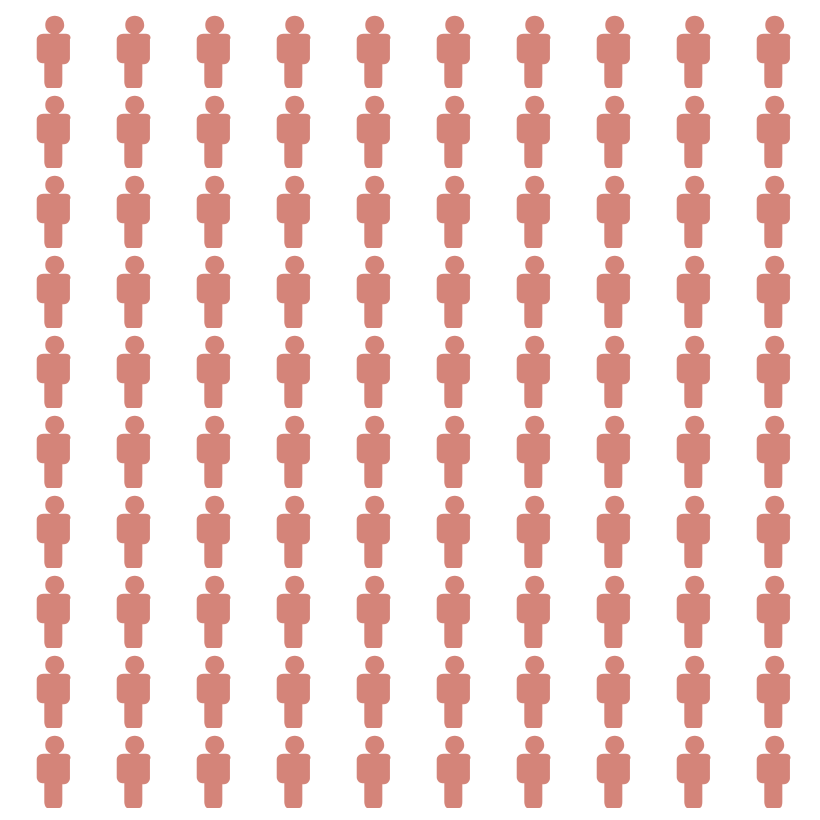

Vega-Lite specification stored for this chart:
### Vega specification from a JSON file in a GitHub repository (floating-point values rounded to 4 significant figures)
{"$schema": "https://vega.github.io/schema/vega/v5.json", "autosize": "pad", "padding": 5, "width": 400, "height": 400, "style": "cell", "data": [{"name": "highlight_store"}, {"name": "source_0", "values": [{"id": 1}, {"id": 2}, {"id": 3}, {"id": 4}, {"id": 5}, {"id": 6}, {"id": 7}, {"id": 8}, {"id": 9}, {"id": 10}, {"id": 11}, {"id": 12}, {"id": 13}, {"id": 14}, {"id": 15}, {"id": 16}, {"id": 17}, {"id": 18}, {"id": 19}, {"id": 20}, {"id": 21}, {"id": 22}, {"id": 23}, {"id": 24}, {"id": 25}, {"id": 26}, {"id": 27}, {"id": 28}, {"id": 29}, {"id": 30}, {"id": 31}, {"id": 32}, {"id": 33}, {"id": 34}, {"id": 35}, {"id": 36}, {"id": 37}, {"id": 38}, {"id": 39}, {"id": 40}, {"id": 41}, {"id": 42}, {"id": 43}, {"id": 44}, {"id": 45}, {"id": 46}, {"id": 47}, {"id": 48}, {"id": 49}, {"id": 50}, {"id": 51}, {"id": 52}, {"id": 53}, {"id": 54}, {"id": 55}, {"id": 56}, {"id": 57}, {"id": 58}, {"id": 59}, {"id": 60}, {"id": 61}, {"id": 62}, {"id": 63}, {"id": 64}, {"id": 65}, {"id": 66}, {"id": 67}, {"id": 68}, {"id": 69}, {"id": 70}, {"id": 71}, {"id": 72}, {"id": 73}, {"id": 74}, {"id": 75}, {"id": 76}, {"id": 77}, {"id": 78}, {"id": 79}, {"id": 80}, {"id": 81}, {"id": 82}, {"id": 83}, {"id": 84}, {"id": 85}, {"id": 86}, {"id": 87}, {"id": 88}, {"id": 89}, {"id": 90}, {"id": 91}, {"id": 92}, {"id": 93}, {"id": 94}, {"id": 95}, {"id": 96}, {"id": 97}, {"id": 98}, {"id": 99}, {"id": 100}]}, {"name": "data_0", "source": "source_0", "transform": [{"type": "formula", "expr": "ceil (datum.id/10)", "as": "col"}, {"type": "formula", "expr": "datum.id - datum.col*10", "as": "row"}]}], "signals": [{"name": "unit", "value": {}, "on": [{"events": "mousemove", "update": "isTuple(group()) ? group() : unit"}]}, {"name": "highlight", "update": "vlSelectionResolve(\"highlight_store\")"}, {"name": "highlight_x", "value": [], "on": [{"events": {"source": "scope", "type": "mousedown", "filter": ["!event.item || event.item.mark.name !== \"highlight_brush\""]}, "update": "[x(unit), x(unit)]"}, {"events": {"source": "window", "type": "mousemove", "consume": true, "between": [{"source": "scope", "type": "mousedown", "filter": ["!event.item || event.item.mark.name !== \"highlight_brush\""]}, {"source": "window", "type": "mouseup"}]}, "update": "[highlight_x[0], clamp(x(unit), 0, width)]"}, {"events": {"signal": "highlight_scale_trigger"}, "update": "[0, 0]"}, {"events": {"signal": "highlight_translate_delta"}, "update": "clampRange(panLinear(highlight_translate_anchor.extent_x, highlight_translate_delta.x / span(highlight_translate_anchor.extent_x)), 0, width)"}, {"events": {"signal": "highlight_zoom_delta"}, "update": "clampRange(zoomLinear(highlight_x, highlight_zoom_anchor.x, highlight_zoom_delta), 0, width)"}, {"events": [{"source": "scope", "type": "dblclick"}], "update": "[0, 0]"}]}, {"name": "highlight_col", "on": [{"events": {"signal": "highlight_x"}, "update": "highlight_x[0] === highlight_x[1] ? null : invert(\"x\", highlight_x)"}, {"events": [{"source": "scope", "type": "dblclick"}], "update": "null"}]}, {"name": "highlight_y", "value": [], "on": [{"events": {"source": "scope", "type": "mousedown", "filter": ["!event.item || event.item.mark.name !== \"highlight_brush\""]}, "update": "[y(unit), y(unit)]"}, {"events": {"source": "window", "type": "mousemove", "consume": true, "between": [{"source": "scope", "type": "mousedown", "filter": ["!event.item || event.item.mark.name !== \"highlight_brush\""]}, {"source": "window", "type": "mouseup"}]}, "update": "[highlight_y[0], clamp(y(unit), 0, height)]"}, {"events": {"signal": "highlight_scale_trigger"}, "update": "[0, 0]"}, {"events": {"signal": "highlight_translate_delta"}, "update": "clampRange(panLinear(highlight_translate_anchor.extent_y, highlight_translate_delta.y / span(highlight_translate_anchor.extent_y)), 0, height)"}, {"events": {"signal": "highlight_zoom_delta"}, "update": "clampRange(zoomLinear(highlight_y, highlight_zoom_anchor.y, highlight_zoom_delta), 0, height)"}, {"events": [{"source": "scope", "type": "dblclick"}], "update": "[0, 0]"}]}, {"name": "highlight_row", "on": [{"events": {"signal": "highlight_y"}, "update": "highlight_y[0] === highlight_y[1] ? null : invert(\"y\", highlight_y)"}, {"events": [{"source": "scope", "type": "dblclick"}], "update": "null"}]}, {"name": "highlight_scale_trigger", "value": {}, "on": [{"events": [{"scale": "x"}, {"scale": "y"}], "update": "(!isArray(highlight_col) || (invert(\"x\", highlight_x)[0] === highlight_col[0] && invert(\"x\", highlight_x)[1] === highlight_col[1])) && (!isArray(highlight_row) || (invert(\"y\", highlight_y)[0] === highlight_row[0] && invert(\"y\", highlight_y)[1] === highlight_row[1])) ? highlight_scale_trigger : {}"}]}, {"name": "highlight_tuple", "on": [{"events": [{"signal": "highlight_col || highlight_row"}], "update": "highlight_col && highlight_row ? {unit: \"\", fields: highlight_tuple_fields, values: [highlight_col,highlight_row]} : null"}, {"events": [{"source": "scope", "type": "dblclick"}], "update": "null"}]}, {"name": "highlight_tuple_fields", "value": [{"field": "col", "channel": "x", "type": "E"}, {"field": "row", "channel": "y", "type": "E"}]}, {"name": "highlight_translate_anchor", "value": {}, "on": [{"events": [{"source": "scope", "type": "mousedown", "markname": "highlight_brush"}], "update": "{x: x(unit), y: y(unit), extent_x: slice(highlight_x), extent_y: slice(highlight_y)}"}]}, {"name": "highlight_translate_delta", "value": {}, "on": [{"events": [{"source": "window", "type": "mousemove", "consume": true, "between": [{"source": "scope", "type": "mousedown", "markname": "highlight_brush"}, {"source": "window", "type": "mouseup"}]}], "update": "{x: highlight_translate_anchor.x - x(unit), y: highlight_translate_anchor.y - y(unit)}"}]}, {"name": "highlight_zoom_anchor", "on": [{"events": [{"source": "scope", "type": "wheel", "consume": true, "markname": "highlight_brush"}], "update": "{x: x(unit), y: y(unit)}"}]}, {"name": "highlight_zoom_delta", "on": [{"events": [{"source": "scope", "type": "wheel", "consume": true, "markname": "highlight_brush"}], "force": true, "update": "pow(1.001, event.deltaY * pow(16, event.deltaMode))"}]}, {"name": "highlight_modify", "update": "modify(\"highlight_store\", highlight_tuple, true)"}], "marks": [{"name": "highlight_brush_bg", "type": "rect", "clip": true, "encode": {"enter": {"fill": {"value": "#333"}, "fillOpacity": {"value": 0.125}}, "update": {"x": [{"test": "data(\"highlight_store\").length && data(\"highlight_store\")[0].unit === \"\"", "signal": "highlight_x[0]"}, {"value": 0}], "y": [{"test": "data(\"highlight_store\").length && data(\"highlight_store\")[0].unit === \"\"", "signal": "highlight_y[0]"}, {"value": 0}], "x2": [{"test": "data(\"highlight_store\").length && data(\"highlight_store\")[0].unit === \"\"", "signal": "highlight_x[1]"}, {"value": 0}], "y2": [{"test": "data(\"highlight_store\").length && data(\"highlight_store\")[0].unit === \"\"", "signal": "highlight_y[1]"}, {"value": 0}]}}}, {"name": "marks", "type": "symbol", "style": ["point"], "from": {"data": "data_0"}, "encode": {"update": {"opacity": {"value": 0.7}, "fill": [{"test": "!(length(data(\"highlight_store\"))) || (vlSelectionTest(\"highlight_store\", datum))", "value": "rgb(194,81,64)"}, {"value": "rgb(167,165,156)"}], "tooltip": {"signal": "{\"col\": ''+datum[\"col\"], \"row\": ''+datum[\"row\"]}"}, "x": {"scale": "x", "field": "col"}, "y": {"scale": "y", "field": "row"}, "size": {"value": 90}, "shape": {"value": "M1.7 -1.7h-0.8c0.3 -0.2 0.6 -0.5 0.6 -0.9c0 -0.6 -0.4 -1 -1 -1c-0.6 0 -1 0.4 -1 1c0 0.4 0.2 0.7 0.6 0.9h-0.8c-0.4 0 -0.7 0.3 -0.7 0.6v1.9c0 0.3 0.3 0.6 0.6 0.6h0.2c0 0 0 0.1 0 0.1v1.9c0 0.3 0.2 0.6 0.3 0.6h1.3c0.2 0 0.3 -0.3 0.3 -0.6v-1.8c0 0 0 -0.1 0 -0.1h0.2c0.3 0 0.6 -0.3 0.6 -0.6v-2c0.2 -0.3 -0.1 -0.6 -0.4 -0.6z"}}}}, {"name": "highlight_brush", "type": "rect", "clip": true, "encode": {"enter": {"fill": {"value": "transparent"}}, "update": {"x": [{"test": "data(\"highlight_store\").length && data(\"highlight_store\")[0].unit === \"\"", "signal": "highlight_x[0]"}, {"value": 0}], "y": [{"test": "data(\"highlight_store\").length && data(\"highlight_store\")[0].unit === \"\"", "signal": "highlight_y[0]"}, {"value": 0}], "x2": [{"test": "data(\"highlight_store\").length && data(\"highlight_store\")[0].unit === \"\"", "signal": "highlight_x[1]"}, {"value": 0}], "y2": [{"test": "data(\"highlight_store\").length && data(\"highlight_store\")[0].unit === \"\"", "signal": "highlight_y[1]"}, {"value": 0}], "stroke": [{"test": "highlight_x[0] !== highlight_x[1] && highlight_y[0] !== highlight_y[1]", "value": "white"}, {"value": null}]}}}], "scales": [{"name": "x", "type": "point", "domain": {"data": "data_0", "field": "col", "sort": true}, "range": [0, {"signal": "width"}], "padding": 0.5}, {"name": "y", "type": "point", "domain": {"data": "data_0", "field": "row", "sort": true}, "range": [0, {"signal": "height"}], "padding": 0.5}], "config": {"style": {"cell": {"stroke": ""}}}}
